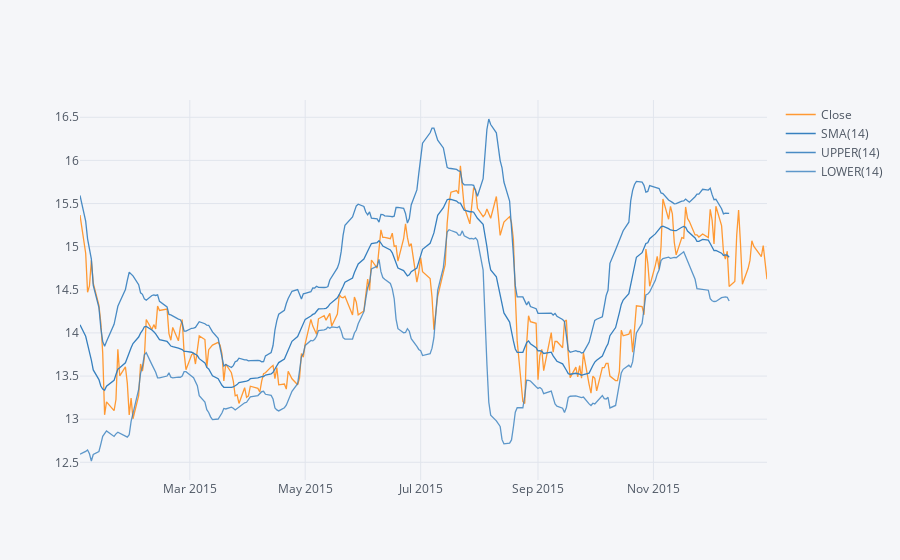

This figure's notebook cell:
### Code cell
# Bollinger Band for Bank of America 2015
bank_of_america['Close'].loc['2015-01-01':'2016-01-01'].ta_plot(study='boll')

### Figure 1 — Plotly figure (JSON) as saved in the notebook; plotly's stock layout.template omitted (floating-point values rounded to 4 significant figures; data arrays with more than 128 entries replaced by an {"elided": "..."} marker saying what was removed)
{"data": [{"line": {"color": "rgba(255, 153, 51, 1.0)", "dash": "solid", "shape": "linear", "width": 1.3}, "mode": "lines", "name": "Close", "text": "", "type": "scatter", "x": {"elided": "252 str values"}, "y": {"elided": "252 float values"}}, {"line": {"color": "rgba(55, 128, 191, 1.0)", "dash": "solid", "shape": "linear", "width": 1.3}, "mode": "lines", "name": "SMA(14)", "text": "", "type": "scatter", "x": {"elided": "252 str values"}, "y": {"elided": "252 mixed values"}}, {"line": {"color": "rgba(55, 128, 191, 0.8999999999999999)", "dash": "solid", "shape": "linear", "width": 1.3}, "mode": "lines", "name": "UPPER(14)", "text": "", "type": "scatter", "x": {"elided": "252 str values"}, "y": {"elided": "252 mixed values"}}, {"line": {"color": "rgba(55, 128, 191, 0.7999999999999998)", "dash": "solid", "shape": "linear", "width": 1.3}, "mode": "lines", "name": "LOWER(14)", "text": "", "type": "scatter", "x": {"elided": "252 str values"}, "y": {"elided": "252 mixed values"}}], "layout": {"legend": {"bgcolor": "#F5F6F9", "font": {"color": "#4D5663"}}, "paper_bgcolor": "#F5F6F9", "plot_bgcolor": "#F5F6F9", "title": {"font": {"color": "#4D5663"}}, "xaxis": {"gridcolor": "#E1E5ED", "showgrid": true, "tickfont": {"color": "#4D5663"}, "title": {"font": {"color": "#4D5663"}, "text": ""}, "zerolinecolor": "#E1E5ED"}, "yaxis": {"gridcolor": "#E1E5ED", "showgrid": true, "tickfont": {"color": "#4D5663"}, "title": {"font": {"color": "#4D5663"}, "text": ""}, "zerolinecolor": "#E1E5ED"}}}
